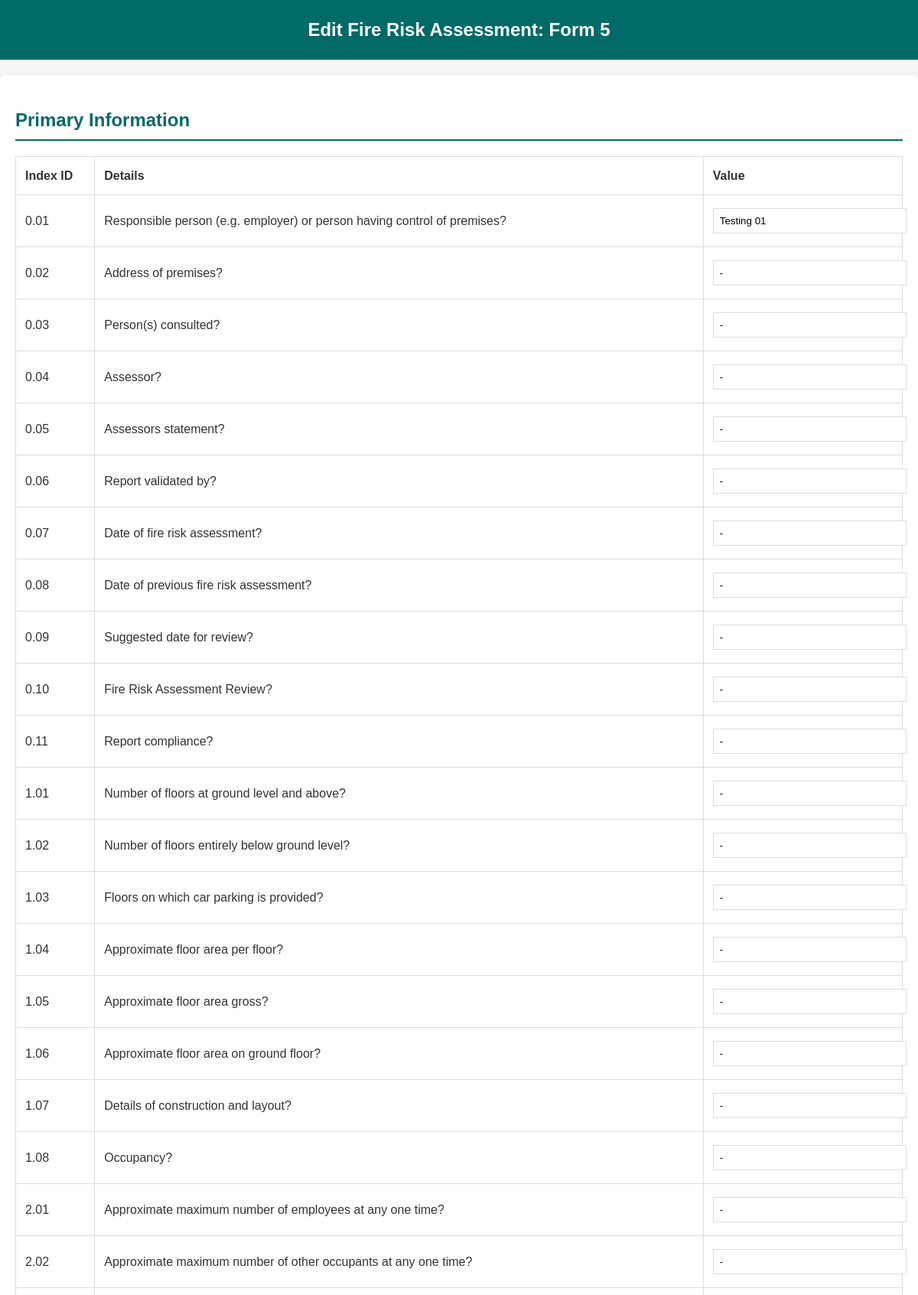
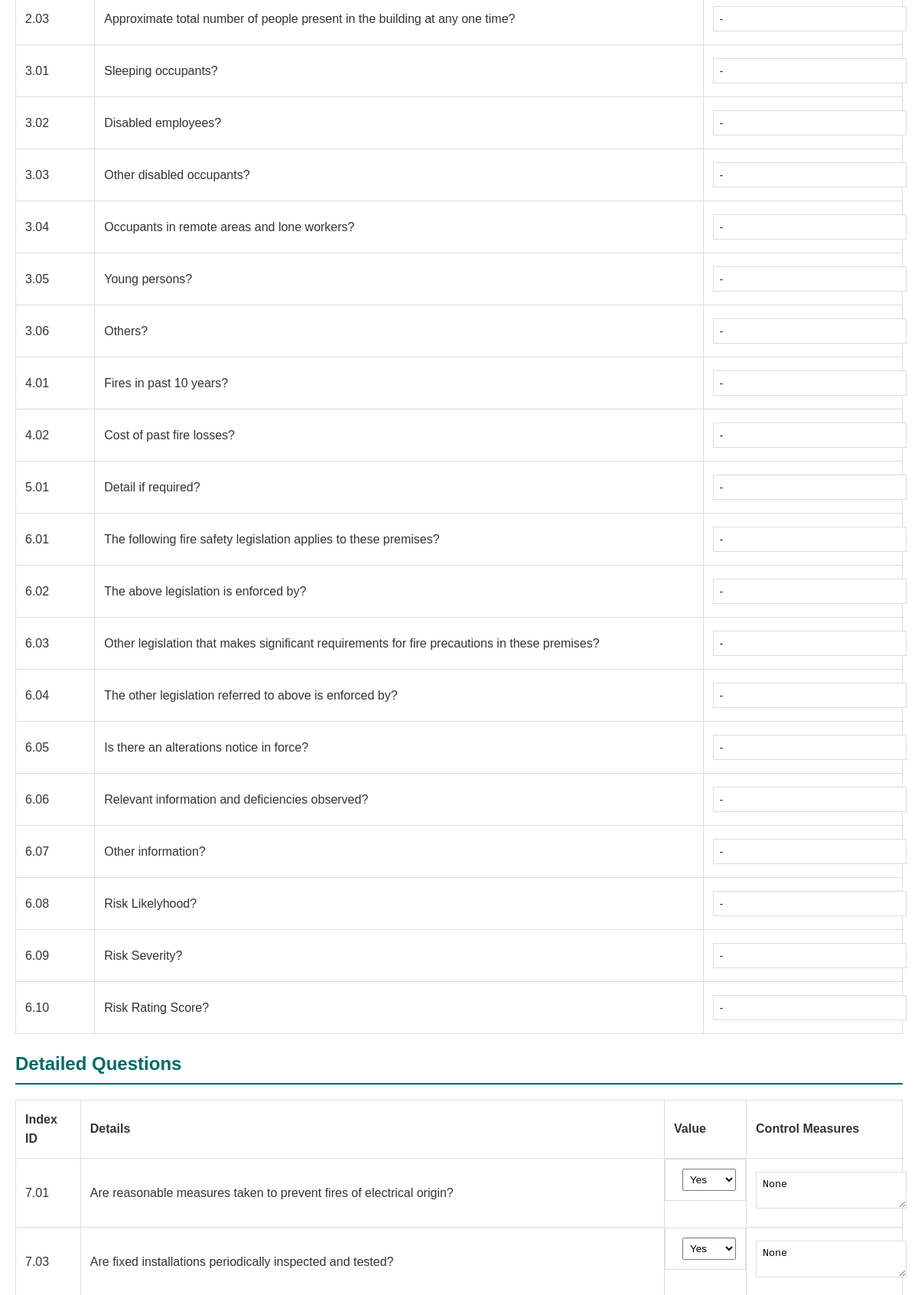
Screenshot of /form/5/edit (signed in, upper part) with the database file from the repository (2 pictures, top to bottom).
### POC2/app.py (models this page shows)
class PrimaryAnswer(db.Model):
    id = db.Column(db.Integer, primary_key=True)
    form_id = db.Column(db.String(50), db.ForeignKey('form.form_id'), nullable=False)
    question_id = db.Column(db.String(10), nullable=False)
    question = db.Column(db.Text, nullable=False)
    answer = db.Column(db.Text, nullable=False)

class Answer(db.Model):
    id = db.Column(db.Integer, primary_key=True)
    form_id = db.Column(db.String(50), db.ForeignKey('form.form_id'), nullable=False)
    question_id = db.Column(db.String(10), nullable=False)
    question = db.Column(db.Text, nullable=False)
    answer = db.Column(db.String(10), nullable=False)  # Yes, No, N/A
    control_measures = db.Column(db.Text, nullable=True)

### POC2/app.py (the view, shortened to what this page needs)
@app.route('/form/<form_id>/edit', methods=['GET', 'POST'])
@login_required
def edit_form(form_id):
    form = Form.query.filter_by(form_id=form_id).first()
    if not form:
        return "Form not found", 404
    if form.form_type == 'housing':
        primary_questions = PRIMARY_HOUSING_QUESTIONS
        additional_questions = HOUSING_QUESTIONS
    else:
        primary_questions = PRIMARY_QUESTIONS
        additional_questions = QUESTIONS
    primary_answers = {pa.question_id: pa for pa in PrimaryAnswer.query.filter_by(form_id=form_id).all()}
    existing_answers = {a.question_id: a for a in Answer.query.filter_by(form_id=form_id).all()}
    upload_folder = os.path.join("uploads", form_id)
    cover_image_folder = os.path.join(upload_folder, "cover_image")
    existing_images = []
    existing_cover_image = None
    if os.path.exists(upload_folder):
        existing_images = [
            file for file in os.listdir(upload_folder)
            if file.lower().endswith(('.png', '.jpg', '.jpeg', '.bmp', '.gif'))
            and file != 'cover_image'
        ]
    return render_template(
        'edit_form.html',
        form_id=form_id,
        primary_questions=primary_questions,
        primary_answers=primary_answers,
        questions=additional_questions,
        answers=existing_answers,
        existing_images=existing_images,
        existing_cover_image=existing_cover_image
    )

### POC2/app.py (called while the page is built)
def login_required(f):
    @wraps(f)
    def decorated_function(*args, **kwargs):
        if 'user_id' not in session:
            return redirect(url_for('login'))
        return f(*args, **kwargs)
    return decorated_function

### POC2/templates/edit_form.html (shortened to what this page needs)
<!DOCTYPE html>
<html lang="en">
<head>
</head>
<body>
    <header>Edit Fire Risk Assessment: Form {{ form_id }}</header>
    <div class="container">
        <form method="POST" enctype="multipart/form-data">
            <h2>Primary Information</h2>
            <table>
                <tr>
                    <th>Index ID</th>
                    <th>Details</th>
                    <th>Value</th>
                </tr>
                {% for question in primary_questions %}
                <tr>
                    <td>{{ question.id }}</td>
                    <td>{{ question.question }}</td>
                    <td>
                        <input type="text" name="primary-answer-{{ question.id }}"
                               value="{{ primary_answers.get(question.id, {}).answer if primary_answers.get(question.id) else '' }}">
                    </td>
                </tr>
                {% endfor %}
            </table>
            <h2>Detailed Questions</h2>
            <table>
                <tr>
                    <th>Index ID</th>
                    <th>Details</th>
                    <th>Value</th>
                    <th>Control Measures</th>
                </tr>
                {% for question in questions %}
                <tr>
                    <td>{{ question.id }}</td>
                    <td>{{ question.question }}</td>
                    <td class="form-control">
                        <select name="answer-{{ question.id }}">
                            <option value="Yes" {% if answers.get(question.id) and answers.get(question.id).answer == 'Yes' %}selected{% endif %}>Yes</option>
                        </select>
                    </td>
                    <td>
                        <textarea name="control-measures-{{ question.id }}" placeholder="Control Measures (if No)">{{ answers.get(question.id).control_measures if answers.get(question.id) else '' }}</textarea>
                    </td>
                </tr>
                {% endfor %}
            </table>
        </form>
    </div>
</body>
</html>

### POC2/templates/edit_form.html (style rules this page uses)
:root { --dark-text: #333333; --accent-color: #006A67; --light-background: #f5f5f5; --light-hover: #e1e1e1; }
body { font-family: Arial, sans-serif; line-height: 1.6; margin: 0; padding: 0; background-color: var(--light-background); color: var(--dark-text); }
header { background-color: var(--accent-color); color: white; padding: 20px; text-align: center; font-size: 24px; font-weight: bold; }
.container { max-width: 1200px; margin: 20px auto; padding: 20px; background: white; box-shadow: 0 4px 8px rgba(0, 0, 0, 0.1); border-radius: 8px; }
h2 { color: var(--accent-color); border-bottom: 2px solid var(--accent-color); padding-bottom: 5px; margin-bottom: 20px; }
table { width: 100%; border-collapse: collapse; margin: 20px 0; }
table th, table td { text-align: left; padding: 12px; border: 1px solid #ddd; }
input[type="text"], textarea { width: 100%; padding: 8px; margin: 5px 0; border: 1px solid #ddd; }
.form-control { display: flex; align-items: center; }
.form-control select { margin-left: 10px; padding: 5px; }

### rows the page displays
PrimaryAnswer: id "0.01", question "Responsible person (e.g. employer) or person having control of premises?", get "Testing 01"
PrimaryAnswer: id "0.02", question "Address of premises?", get "-"
PrimaryAnswer: id "0.03", question "Person(s) consulted?", get "-"
PrimaryAnswer: id "0.04", question "Assessor?", get "-"
PrimaryAnswer: id "0.05", question "Assessors statement?", get "-"
PrimaryAnswer: id "0.06", question "Report validated by?", get "-"
PrimaryAnswer: id "0.07", question "Date of fire risk assessment?", get "-"
PrimaryAnswer: id "0.08", question "Date of previous fire risk assessment?", get "-"
PrimaryAnswer: id "0.09", question "Suggested date for review?", get "-"
PrimaryAnswer: id "0.10", question "Fire Risk Assessment Review?", get "-"
PrimaryAnswer: id "0.11", question "Report compliance?", get "-"
PrimaryAnswer: id "1.01", question "Number of floors at ground level and above?", get "-"
PrimaryAnswer: id "1.02", question "Number of floors entirely below ground level?", get "-"
PrimaryAnswer: id "1.03", question "Floors on which car parking is provided?", get "-"
PrimaryAnswer: id "1.04", question "Approximate floor area per floor?", get "-"
PrimaryAnswer: id "1.05", question "Approximate floor area gross?", get "-"
PrimaryAnswer: id "1.06", question "Approximate floor area on ground floor?", get "-"
PrimaryAnswer: id "1.07", question "Details of construction and layout?", get "-"
PrimaryAnswer: id "1.08", question "Occupancy?", get "-"
PrimaryAnswer: id "2.01", question "Approximate maximum number of employees at any one time?", get "-"
PrimaryAnswer: id "2.02", question "Approximate maximum number of other occupants at any one time?", get "-"
PrimaryAnswer: id "2.03", question "Approximate total number of people present in the building at any one time?", get "-"
PrimaryAnswer: id "3.01", question "Sleeping occupants?", get "-"
PrimaryAnswer: id "3.02", question "Disabled employees?", get "-"
PrimaryAnswer: id "3.03", question "Other disabled occupants?", get "-"
PrimaryAnswer: id "3.04", question "Occupants in remote areas and lone workers?", get "-"
PrimaryAnswer: id "3.05", question "Young persons?", get "-"
PrimaryAnswer: id "3.06", question "Others?", get "-"
PrimaryAnswer: id "4.01", question "Fires in past 10 years?", get "-"
PrimaryAnswer: id "4.02", question "Cost of past fire losses?", get "-"
PrimaryAnswer: id "5.01", question "Detail if required?", get "-"
PrimaryAnswer: id "6.01", question "The following fire safety legislation applies to these premises?", get "-"
PrimaryAnswer: id "6.02", question "The above legislation is enforced by?", get "-"
PrimaryAnswer: id "6.03", question "Other legislation that makes significant requirements for fire precautions in these premises?", get "-"
PrimaryAnswer: id "6.04", question "The other legislation referred to above is enforced by?", get "-"
PrimaryAnswer: id "6.05", question "Is there an alterations notice in force?", get "-"
PrimaryAnswer: id "6.06", question "Relevant information and deficiencies observed?", get "-"
PrimaryAnswer: id "6.07", question "Other information?", get "-"
PrimaryAnswer: id "6.08", question "Risk Likelyhood?", get "-"
PrimaryAnswer: id "6.09", question "Risk Severity?", get "-"
PrimaryAnswer: id "6.10", question "Risk Rating Score?", get "-"
Answer: id "7.01", question "Are reasonable measures taken to prevent fires of electrical origin?", answer "Yes", get "None"
Answer: id "7.03", question "Are fixed installations periodically inspected and tested?", answer "Yes", get "None"
